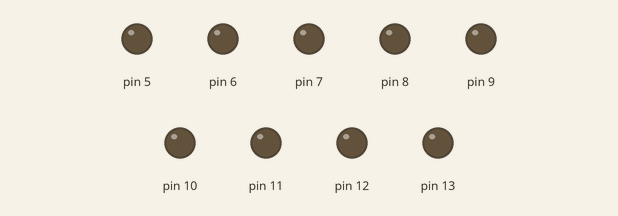
Bench run of a sketch on a simulated Arduino Uno, built with avr-gcc and run on an emulated ATmega328P. Shown: output pins drawn as LEDs (lit = HIGH).

Above: at 0.1 s.
At 9.1 s:
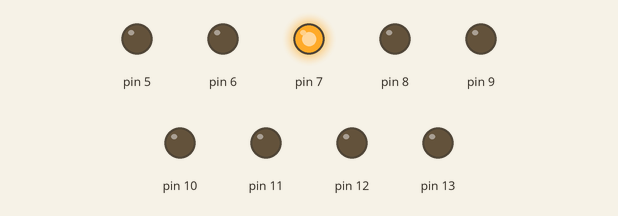
At 19.1 s:
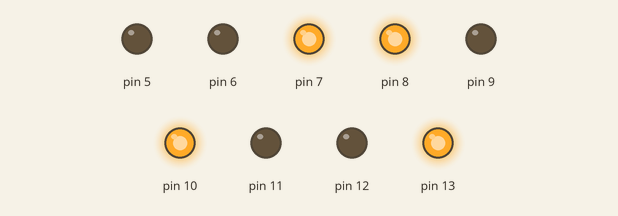
At 38.1 s:
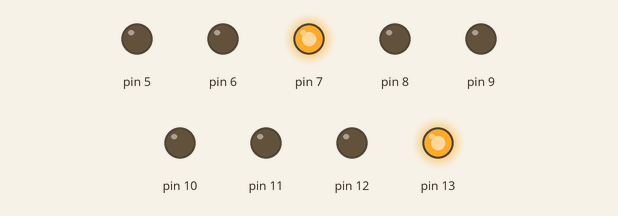
Timing chart, 0 to 40.0 s (numbered marks = the images above):
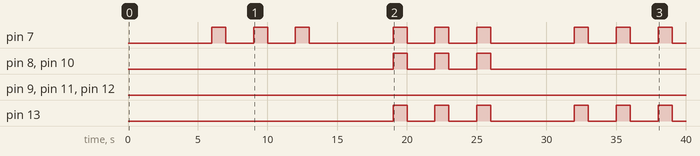

Measured:
- by itself, pin 7: repeats every 13.0 s: 2 × (LOW 2.0 s, HIGH 1.0 s), LOW 6.0 s, HIGH 1.0 s
- by itself, pin 8, pin 10: LOW → HIGH at 19.0 s, → LOW 1.0 s later, → HIGH 2.0 s later, → LOW 1.0 s later, … (6 changes in this stretch)
- by itself, pin 13: LOW → HIGH at 19.0 s, → LOW 1.0 s later, → HIGH 2.0 s later, → LOW 1.0 s later, … (12 changes in this stretch)

The sketch:

teste2.ino
```cpp
/** author: Victor Adriel
	Primeiro teste: reconhecimento de padrões.
	Depois de explicados os significados dos parâmetros acompanhando o estímulo correspondente
	são impressos padrões e o usuário é inquirido a respeito de:
	- Quantos vibradores estão ativos;
	- Quais vibradores foram ativados (posição);
	- Qual informação transmitida (tacton).
*/

int vibDur = 1000;
int peqIntrvl = 2000;
int grdIntrvl = 6000;
int qtdTactors = 9;

void setup(){
  for(int x=0; x<qtdTactors; x++){
    pinMode(x+5, OUTPUT);
  }
}

void loop(){
  teste();
  delay(grdIntrvl*10);
}

void tactorOn(int x){
  digitalWrite(x, HIGH);
}

void tactorOff(int x){
  digitalWrite(x, LOW);
}

void patTrainn1(){
  tactorOn(8);
  delay(vibDur);
  tactorOff(8);
}
void patTrainn2(){
  tactorOn(9);
  delay(vibDur);
  tactorOff(9);
}
void patTrainn3(){
  tactorOn(6);
  tactorOn(9);
  delay(vibDur);
  tactorOff(6);
  tactorOff(9);
}
void patTrainn4(){
  tactorOn(6);
  delay(vibDur);
  tactorOff(6);
}
void patTrainn5(){
  tactorOn(7);
  tactorOn(13);
  delay(vibDur);
  tactorOff(7);
  tactorOff(13);
}
void patTrainn6(){
  tactorOn(11);
  tactorOn(12);
  tactorOn(13);
  delay(vibDur);
  tactorOff(11);
  tactorOff(12);
  tactorOff(13);
}
void patTrainn7(){
  tactorOn(9);
  tactorOn(10);
  delay(vibDur);
  tactorOff(9);
  tactorOff(10);
}
void patTrainn8(){
  tactorOn(9);
  tactorOn(12);
  delay(vibDur);
  tactorOff(9);
  tactorOff(12);
}
void patTrainn9(){
  tactorOn(7);
  tactorOn(10);
  tactorOn(13);
  delay(vibDur);
  tactorOff(7);
  tactorOff(10);
  tactorOff(13);
}

void patTest3(){
  tactorOn(7);
  delay(vibDur);
  tactorOff(7);
}
void patTest4(){
  tactorOn(7);
  tactorOn(9);
  delay(vibDur);
  tactorOff(7);
  tactorOff(9);
}
void patTest5(){
  tactorOn(7);
  tactorOn(11);
  delay(vibDur);
  tactorOff(7);
  tactorOff(11);
}
void patTest6(){
  tactorOn(9);
  tactorOn(13);
  delay(vibDur);
  tactorOff(9);
  tactorOff(13);
}
void patTest7(){
  tactorOn(7);
  tactorOn(11);
  tactorOn(13);
  delay(vibDur);
  tactorOff(7);
  tactorOff(11);
  tactorOff(13);
}
void patTest8(){
  tactorOn(7);
  tactorOn(8);
  tactorOn(10);
  tactorOn(13);
  delay(vibDur);
  tactorOff(7);
  tactorOff(8);
  tactorOff(10);
  tactorOff(13);
}

void teste(){
	// Teste
	delay(grdIntrvl);

	patTest3();
	delay(peqIntrvl);
	patTest3();
	delay(peqIntrvl);
	patTest3();

	delay(grdIntrvl);

	patTest8();
	delay(peqIntrvl);
	patTest8();
	delay(peqIntrvl);
	patTest8();

	delay(grdIntrvl);

	patTrainn5();
	delay(peqIntrvl);
	patTrainn5();
	delay(peqIntrvl);
	patTrainn5();

	delay(grdIntrvl);

	patTest4();
	delay(peqIntrvl);
	patTest4();
	delay(peqIntrvl);
	patTest4();

	delay(grdIntrvl);

	patTrainn1();
	delay(peqIntrvl);
	patTrainn1();
	delay(peqIntrvl);
	patTrainn1();

	delay(grdIntrvl);

	patTrainn6();
	delay(peqIntrvl);
	patTrainn6();
	delay(peqIntrvl);
	patTrainn6();

	delay(grdIntrvl);

	patTest5();
	delay(peqIntrvl);
	patTest5();
	delay(peqIntrvl);
	patTest5();

	delay(grdIntrvl);

	patTest6();
	delay(peqIntrvl);
	patTest6();
	delay(peqIntrvl);
	patTest6();

	delay(grdIntrvl);

	patTrainn2();
	delay(peqIntrvl);
	patTrainn2();
	delay(peqIntrvl);
	patTrainn2();

	delay(grdIntrvl);

	patTest7();
	delay(peqIntrvl);
	patTest7();
	delay(peqIntrvl);
	patTest7();

	delay(grdIntrvl);

	patTrainn3();
	delay(peqIntrvl);
	patTrainn3();
	delay(peqIntrvl);
	patTrainn3();

	delay(grdIntrvl);

	patTrainn4();
	delay(peqIntrvl);
	patTrainn4();
	delay(peqIntrvl);
	patTrainn4();

}
```
